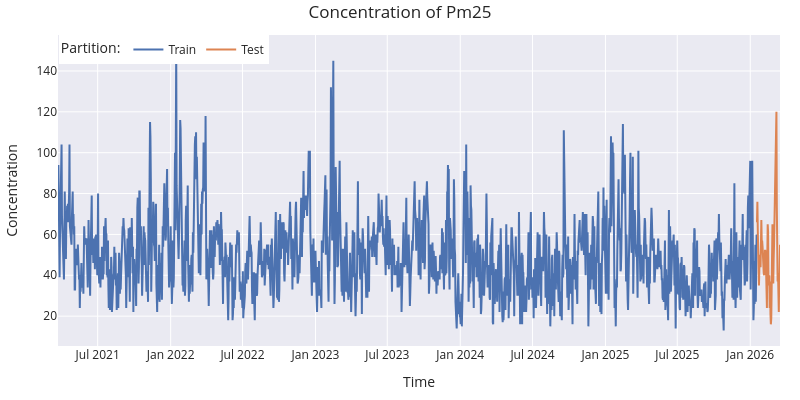

Source (notebook cell):
### Code cell
##plot time series

# Interactive plot of time series
# ==============================================================================
fig = go.Figure()
fig.add_trace(go.Scatter(x=data_train.index, y=data_train['pm25'], mode='lines', name='Train'))
fig.add_trace(go.Scatter(x=data_test.index, y=data_test['pm25'], mode='lines', name='Test'))
fig.update_layout(
    title  = 'Concentration of Pm25',
    xaxis_title="Time",
    yaxis_title="Concentration",
    legend_title="Partition:",
    width=800,
    height=400,
    margin=dict(l=20, r=20, t=35, b=20),
    legend=dict(orientation="h", yanchor="top", y=1, xanchor="left", x=0.001)
)
#fig.update_xaxes(rangeslider_visible=True)
fig.show()
